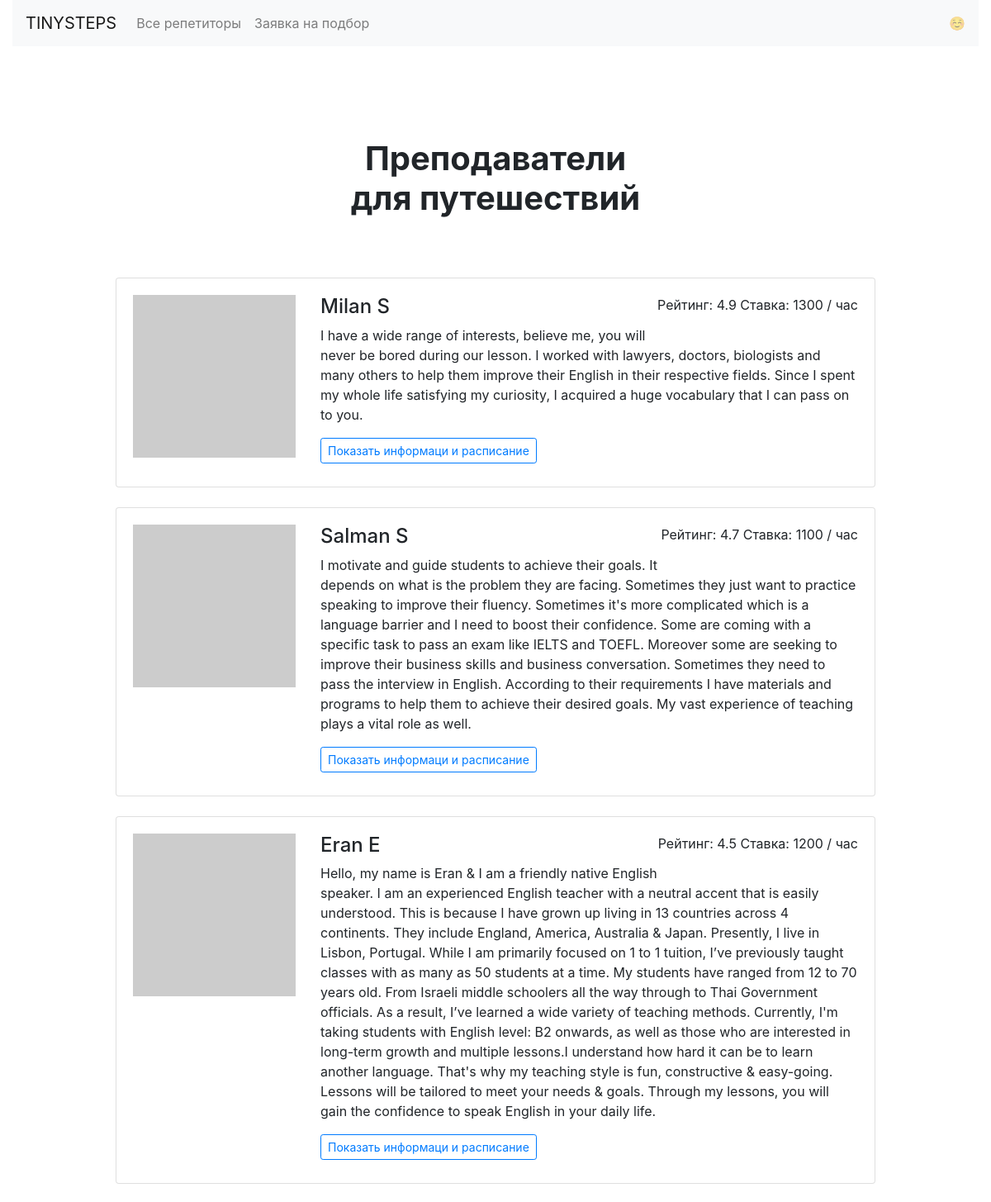
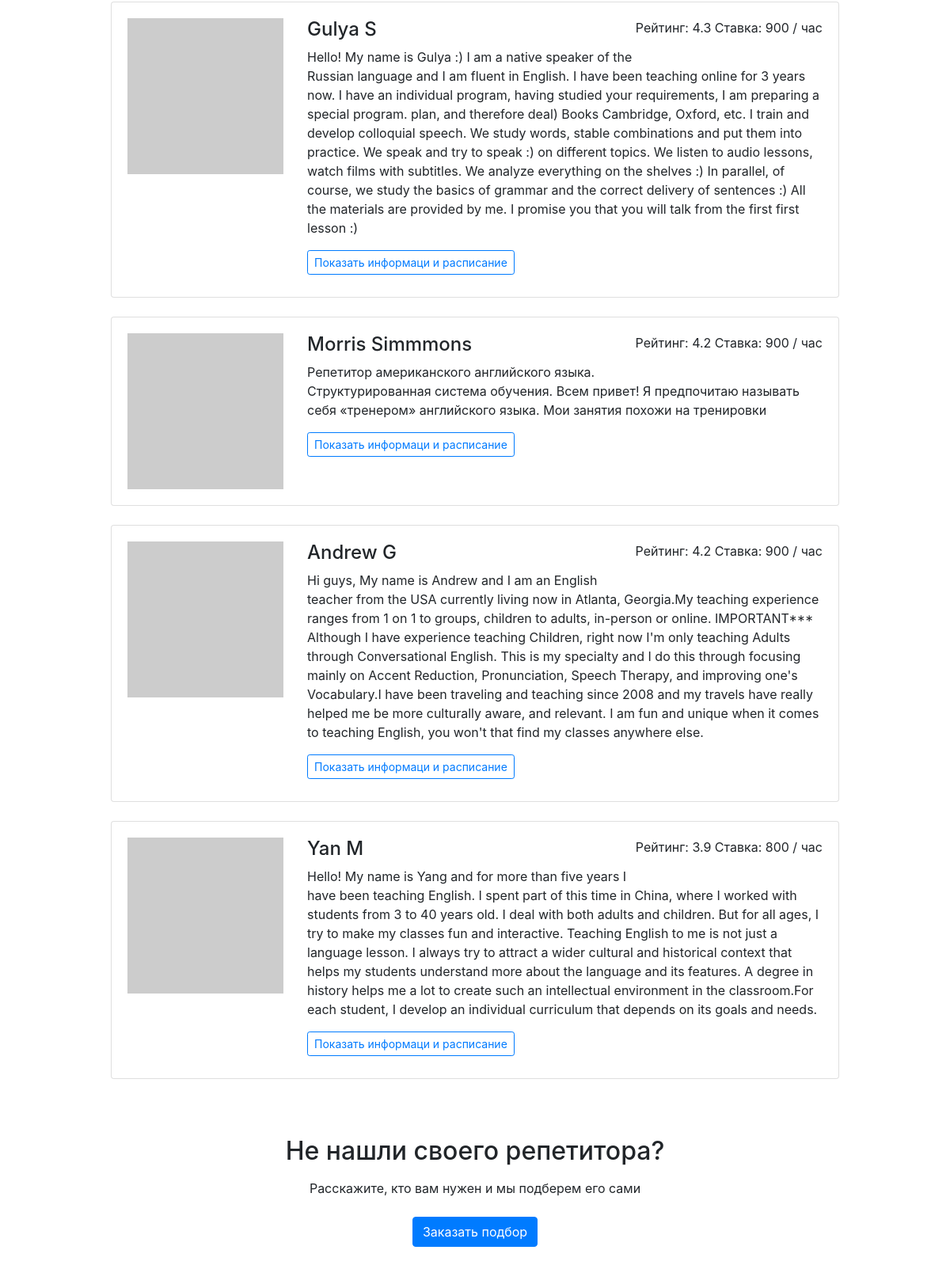
Page /goals/travel/ on the committed database (2 pictures, top to bottom).
### models.py (models this page shows, shortened)
class Teachers(db.Model):
    __tablename__ = 'teachers'
    id = db.Column(db.Integer, primary_key=True)
    name = db.Column(db.String(40), nullable=False)
    about = db.Column(db.Text, nullable=False)
    goals = db.Column(db.String(64), nullable=False)
    picture = db.Column(db.String(64), nullable=False)
    rating = db.Column(db.Float, nullable=False)
    price = db.Column(db.Integer, nullable=False)
    schedule = db.Column(db.Text, nullable=False)
    students = db.relationship('Bookings', backref='teacher', lazy='dynamic')

### app.py (the view)
@app.route('/goals/<goal>/')
def goals(goal):
    teachers = Teachers.query.filter(Teachers.goals.like("%{}%".format(goal))
        ).order_by(Teachers.rating.desc()).all()
    return render_template("goal.html", teachers = teachers, goal = study_goals["goals"][goal])

### app.py (called while the page is built)
@app.context_processor
def schedule():
    def _schedule(hour, day):
        bool_hour = []
        for key in day.keys():
            bool_hour.append({key: day[key][hour]})
        return bool_hour
    return dict(schedule=_schedule)

### templates/goal.html
{% extends 'base.html' %}
{% block body %}
  <main class="container mt-3">
    <h1 class="h1 text-center w-50 mx-auto mt-1 py-5 mb-4"><strong><br />Преподаватели <br> {{ goal|lower }}</strong></h1>
      <div class="row">
      <div class="col-12 col-lg-10 offset-lg-1 m-auto">
        {% for teacher in teachers %}
        <div class="card mb-4">
          <div class="card-body">
            <div class="row">
              <div class="col-3"><img src="{{ teacher.picture }}" class="img-fluid" alt=""></div>
              <div class="col-9">
                <p class="float-right">Рейтинг: {{ teacher.rating }} Ставка: {{ teacher.price }} / час</p>
                <h2 class="h4">{{ teacher.name }}</h2>
                <p>{{ teacher.about }}</p>
                <a href="/profiles/{{ teacher.id }}/" class="btn btn-outline-primary btn-sm mr-3 mb-2">Показать информаци и расписание</a>
              </div>
            </div>
          </div>
        </div>
        {% endfor %}
      </div>
    </div>
    <h2 class="text-center mt-5 mb-3">Не нашли своего репетитора?</h2>
    <p class="text-center mb-4">Расскажите, кто вам нужен и мы подберем его сами</p>
    <div class="text-center pb-5">
        <a href="/request" class="btn btn-primary">Заказать подбор</a>
    </div>
  </main>
{% endblock %}

### rows in the picture
Teachers: rating "4.9", price "1300", name "Milan S", about "I have a wide range of interests, believe me, you will never be bored during our lesson. I worked with lawyers, doctors, biologists and many others to help them improve their English in their respective fields. Since I spent my whole life satisfying my curiosity, I acquired a huge vocabulary that I can pass on to you."
Teachers: rating "4.7", price "1100", name "Salman S", about "I motivate and guide students to achieve their goals. It depends on what is the problem they are facing. Sometimes they just want to practice speaking to improve their fluency. Sometimes it's more complicated which is a language barrier and I need to boost their confidence. Some are coming with a specific task to pass an exam like IELTS and TOEFL. Moreover some are seeking to improve their business skills and business conversation. Sometimes they need to pass the interview in English. According to their requirements I have materials and programs to help them to achieve their desired goals. My vast experience of teaching plays a vital role as well."
Teachers: rating "4.5", price "1200", name "Eran E", about "Hello, my name is Eran & I am a friendly native English speaker. I am an experienced English teacher with a neutral accent that is easily understood. This is because I have grown up living in 13 countries across 4 continents. They include England, America, Australia & Japan. Presently, I live in Lisbon, Portugal. While I am primarily focused on 1 to 1 tuition, I’ve previously taught classes with as many as 50 students at a time. My students have ranged from 12 to 70 years old. From Israeli middle schoolers all the way through to Thai Government officials. As a result, I’ve learned a wide variety of teaching methods. Currently, I'm taking students with English level: B2 onwards, as well as…"
Teachers: rating "4.3", price "900", name "Gulya S", about "Hello! My name is Gulya :) I am a native speaker of the Russian language and I am fluent in English. I have been teaching online for 3 years now. I have an individual program, having studied your requirements, I am preparing a special program. plan, and therefore deal) Books Cambridge, Oxford, etc. I train and develop colloquial speech. We study words, stable combinations and put them into practice. We speak and try to speak :) on different topics. We listen to audio lessons, watch films with subtitles. We analyze everything on the shelves :) In parallel, of course, we study the basics of grammar and the correct delivery of sentences :) All the materials are provided by me. I promise you…"
Teachers: rating "4.2", price "900", name "Morris Simmmons", about "Репетитор американского английского языка. Структурированная система обучения. Всем привет! Я предпочитаю называть себя «тренером» английского языка. Мои занятия похожи на тренировки"
Teachers: rating "4.2", price "900", name "Andrew G", about "Hi guys, My name is Andrew and I am an English teacher from the USA currently living now in Atlanta, Georgia.My teaching experience ranges from 1 on 1 to groups, children to adults, in-person or online. IMPORTANT*** Although I have experience teaching Children, right now I'm only teaching Adults through Conversational English. This is my specialty and I do this through focusing mainly on Accent Reduction, Pronunciation, Speech Therapy, and improving one's Vocabulary.I have been traveling and teaching since 2008 and my travels have really helped me be more culturally aware, and relevant. I am fun and unique when it comes to teaching English, you won't that find my classes anywhere else."
Teachers: rating "3.9", price "800", name "Yan M", about "Hello! My name is Yang and for more than five years I have been teaching English. I spent part of this time in China, where I worked with students from 3 to 40 years old. I deal with both adults and children. But for all ages, I try to make my classes fun and interactive. Teaching English to me is not just a language lesson. I always try to attract a wider cultural and historical context that helps my students understand more about the language and its features. A degree in history helps me a lot to create such an intellectual environment in the classroom.For each student, I develop an individual curriculum that depends on its goals and needs."

### other values in the picture
{{ goal|lower }} "для путешествий"
